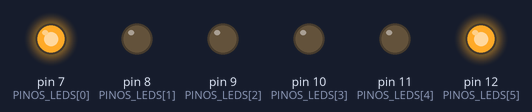
A sketch run on a simulated Arduino Mega 2560, built with avr-gcc and run on an emulated ATmega2560. Shown: output pins drawn as LEDs (lit = HIGH).

Above: at 0.2 s.
At 1.0 s:
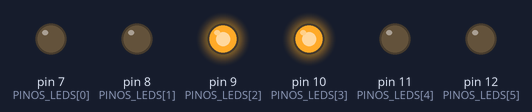
At 3.0 s:
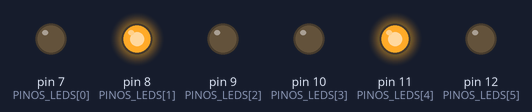
Timing chart, 0 to 3.7 s (numbered marks = the images above):
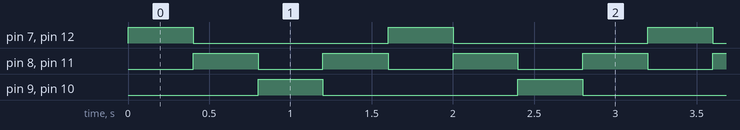

The sketch:

desafio_1.ino
```cpp
/*
  Tarefa avaliativa 1 - Efeito de aproximacao dos LEDs
  Placa: Arduino Mega 2560

  Ordem fisica, da esquerda para a direita:
  LED 1 = D7, LED 2 = D8, LED 3 = D9,
  LED 4 = D10, LED 5 = D11 e LED 6 = D12.

  Cada LED deve ser ligado em serie com um resistor de 220 a 330 ohms.
*/

const byte PINOS_LEDS[6] = {7, 8, 9, 10, 11, 12};

// 1 = aceso; 0 = apagado.
// A ultima etapa retorna para a primeira, completando o afastamento.
const byte SEQUENCIA[4][6] = {
  {1, 0, 0, 0, 0, 1},  // extremidades: LEDs 1 e 6
  {0, 1, 0, 0, 1, 0},  // aproximacao: LEDs 2 e 5
  {0, 0, 1, 1, 0, 0},  // centro: LEDs 3 e 4
  {0, 1, 0, 0, 1, 0}   // afastamento: LEDs 2 e 5
};

const unsigned long INTERVALO_MS = 400;

byte etapaAtual = 0;
unsigned long instanteDaUltimaMudanca = 0;

void aplicarEtapa(byte etapa) {
  for (byte i = 0; i < 6; i++) {
    digitalWrite(PINOS_LEDS[i], SEQUENCIA[etapa][i]);
  }
}

void setup() {
  for (byte i = 0; i < 6; i++) {
    pinMode(PINOS_LEDS[i], OUTPUT);
  }

  // O sistema inicia exatamente como pede o enunciado:
  // com os LEDs das duas extremidades acesos.
  aplicarEtapa(etapaAtual);
  instanteDaUltimaMudanca = millis();
}

void loop() {
  unsigned long agora = millis();

  if (agora - instanteDaUltimaMudanca >= INTERVALO_MS) {
    instanteDaUltimaMudanca = agora;
    etapaAtual = (etapaAtual + 1) % 4;
    aplicarEtapa(etapaAtual);
  }
}
```

Measured:
- by itself, pin 7 (PINOS_LEDS[0]), pin 9 (PINOS_LEDS[2]), pin 10 (PINOS_LEDS[3]), pin 12 (PINOS_LEDS[5]): alternates HIGH for 0.40 s and LOW for 1.2 s
- by itself, pin 8 (PINOS_LEDS[1]), pin 11 (PINOS_LEDS[4]): alternates HIGH for 0.40 s and LOW for 0.40 s
- by itself, everything shown: repeats every 1.6 s, in 4 steps
